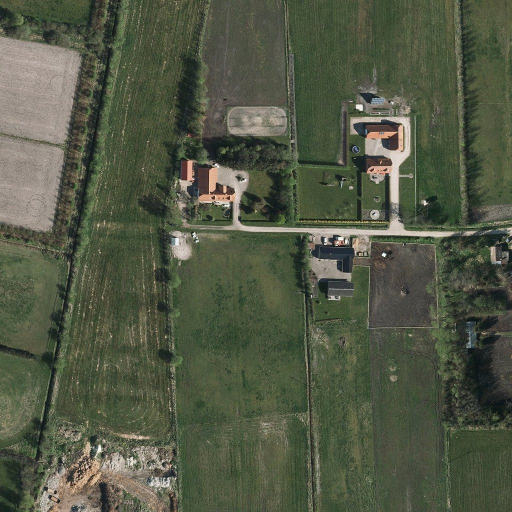
#> input picture billeder/luftfoto_historisk/esri-optaget-2012-01-15_udgave-2014-02-20.png, 1024 x 1024 px (shown at 1/2 size)
$ python luftfoto_historisk.py
#> lines starting #> are read from the running program, lines starting #| are printed output that depends on the picture
#!/usr/bin/env python3
"""Bilag B2: historiske luftfotos af stald og ridebane, 2012-2026 (fra billeder/luftfoto_historisk/).

Kør:  python3 tegninger/luftfoto_historisk.py
Giver: tegninger/luftfoto_historisk.pdf/.png (A3 liggende)
"""
from pathlib import Path

import matplotlib
matplotlib.use("Agg")
import matplotlib.pyplot as plt
from PIL import Image
from tegningshoved import tegningshoved

HER = Path(__file__).parent
MAPPE = HER.parent / "billeder" / "luftfoto_historisk"
M_PR_PX = 0.325                                   # zoomniveau 18 ved 57° nord
BOX = (560, 420, 960, 720)                        # udsnit om stald og ridebane i de 1024 × 1024 px store billeder
BILLEDER = [
    ("esri-optaget-2012-01-15_udgave-2014-02-20.png", "Optaget 15. januar 2012", "Én indhegnet, bar jordbane på ca. 45 × 55 m øst for stalden, med heste"),
    ("esri-udgave-2016-11-16.png", "Esri-udgave 16. november 2016", "Samme areal, græsklædt og slidt af brug"),
    ("esri-udgave-2022-06-08.png", "Esri-udgave 8. juni 2022", "Banen gjort mindre: sandbane mod nord, jordfolde mod syd"),
    ("esri-udgave-2023-04-05.png", "Esri-udgave 5. april 2023", "Sandbane"),
    ("esri-udgave-2024-03-28.png", "Esri-udgave 28. marts 2024", "Sandbane"),
    ("esri-udgave-2025-04-24.png", "Esri-udgave 24. april 2025", "Sandbane"),
    ("esri-udgave-2026-04-30.png", "Esri-udgave 30. april 2026", "Sandbane og jordfolde, som i dag"),
]

fig = plt.figure(figsize=(420 / 25.4, 297 / 25.4))
fig.text(0.03, 0.95, "Historiske luftfotos af stald og ridebane, Nældevej 42, 9000 Aalborg", fontsize=14, weight="bold")
fig.text(0.03, 0.925, "Samme udsnit (ca. 130 × 98 m, nord op) fra syv forskellige luftfotos. Stalden ses til venstre, ridebanen til højre for den. I 2012 var hele arealet én jordbane; den tidligere ejer gjorde den mindre og indrettede den sydlige del som jordfolde til heste med sukkersyge.", fontsize=9)
for i, (fil, titel, note) in enumerate(BILLEDER):
    im = Image.open(MAPPE / fil).crop(BOX)
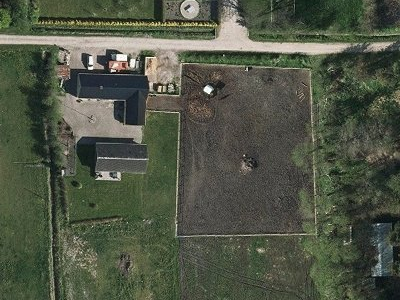
#> im: PIL image 400x300 RGB; mean R, G, B 79.4, 85.5, 69.4
    r, c = divmod(i, 4)
    ax = fig.add_axes([0.03 + c * 0.24, 0.52 - r * 0.40, 0.225, 0.33])
    ax.imshow(im)
    ax.set_xticks([])
    ax.set_yticks([])
    ax.set_title(titel, fontsize=8.5, weight="bold", pad=3)
    ax.text(0.5, -0.05, note, transform=ax.transAxes, fontsize=7.5, ha="center", va="top")
    if i == 0:
        ax.plot([20, 20 + 50 / M_PR_PX], [im.size[1] - 15] * 2, color="white", lw=2.5)
        ax.text(20, im.size[1] - 22, "50 m", color="white", fontsize=7)
#> pass 2 of the loop `for i, (fil, titel, note) in enumerate(BILLEDER):`:
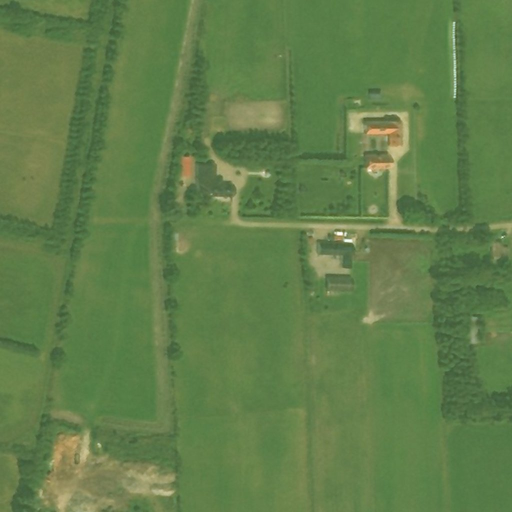
#> input picture billeder/luftfoto_historisk/esri-udgave-2016-11-16.png, 1024 x 1024 px (shown at 1/2 size)
#> `im = Image.open(MAPPE / fil).crop(BOX)`:
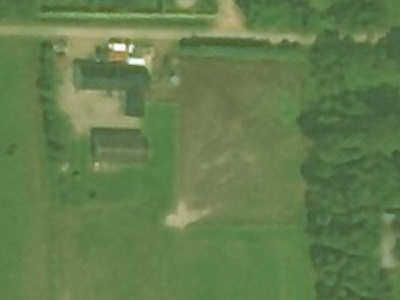
#> im: PIL image 400x300 RGB; mean R, G, B 99.7, 125.2, 77.6
#> pass 3 of the loop `for i, (fil, titel, note) in enumerate(BILLEDER):`:
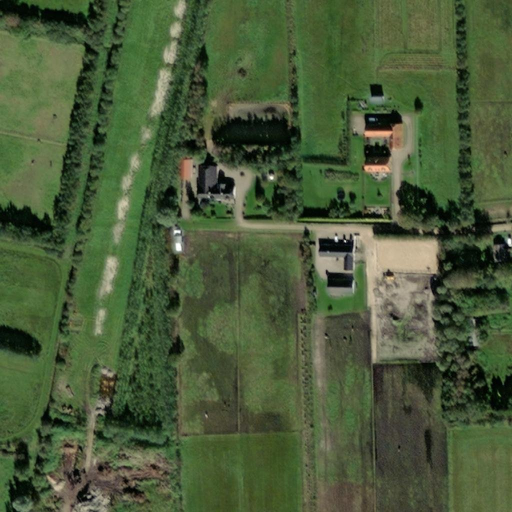
#> input picture billeder/luftfoto_historisk/esri-udgave-2022-06-08.png, 1024 x 1024 px (shown at 1/2 size)
#> `im = Image.open(MAPPE / fil).crop(BOX)`:
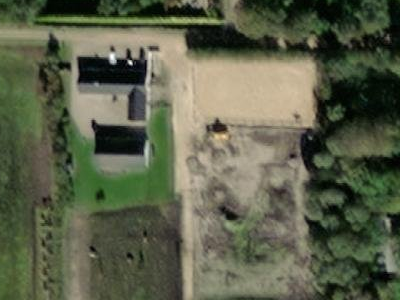
#> im: PIL image 400x300 RGB; mean R, G, B 91.6, 96.4, 74
#> (the run stopped early here; a loop or call above may not have finished)
